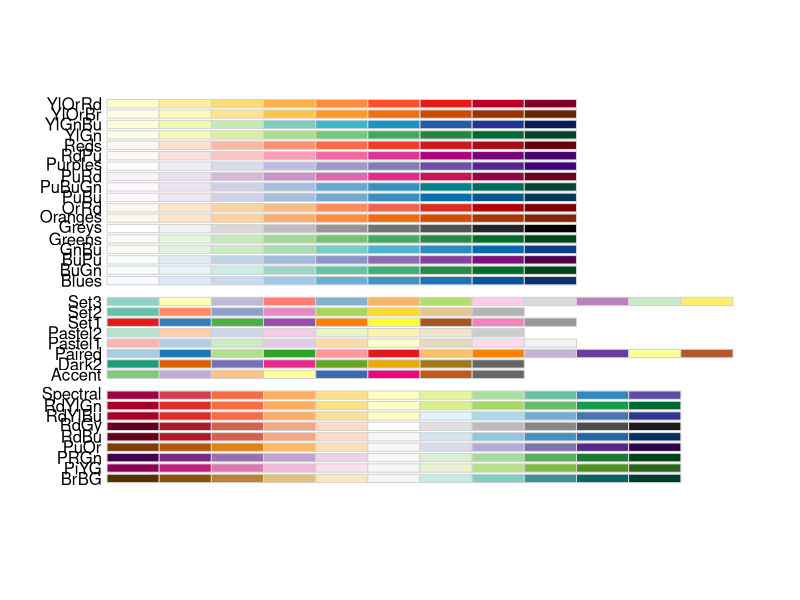
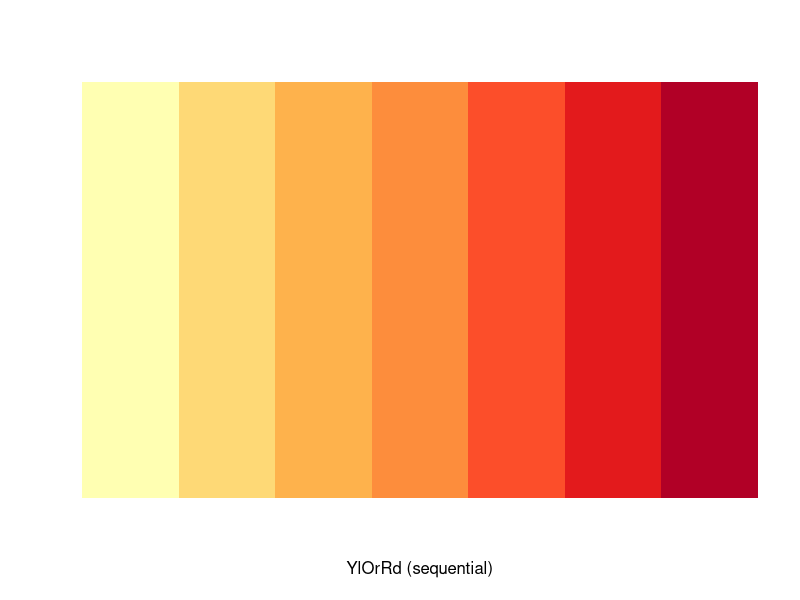
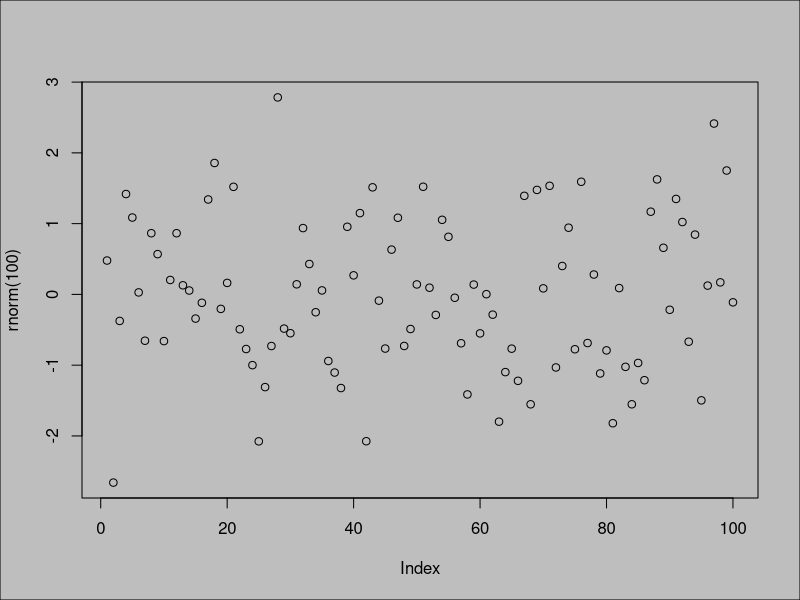

Source code (R) for these figures, in order:
#图形颜色

#palette()  查看系统中当前调色板，col函数可以用数值来表示  

#并且可以根据自己的喜好修改调色板，用default 来返回缺省调色板 
#col值也可以是颜色值，在网站上查询自己想要的颜色值即可 
#heat.color()可以根据参数值来随机产生颜色由深到浅的n个颜色，参数可以根据图例的个数 

heat.colors(5)

#可以通过RColorBrewer进行选色，管理调色板等工作 
library(RColorBrewer)
display.brewer.all()


brewer.pal(7,"YlOrRd") #在某个色系里生成7个由浅到深的颜色，以及显示其值
display.brewer.pal(7,"YlOrRd") #把上边的这七个值显示出来，画图的时候用 参数可以根据图例的个数

#plot中的beside=T 可以循环使用颜色 

#其它自动产生函数有rainbow() 跟heat.color是一样的效果 


#背景颜色设置

par(bg="gray")  #在画图工具中设置北京色的参数  bg
plot(rnorm(100))

#col控制图形的颜色，col.axis  坐标轴的颜色  col.lab 是坐标轴说明的颜色 

#cex 控制三点的大小

#pch 控制散点的形状 

#points()  低水平的作图命令，可以在plot上继续画图  

#ylim  限制坐标轴的范围 

#line  为划线函数   lty 限制线的类型    lwd 限制线的宽度

#bty  限制bar的类型  

#box 函数，可以将整个坐标轴  用方框包裹起来 

box(which = "figure")

#xaxp 设置坐标轴刻度如  xaxp=c(0,100,10)  从0到100，每10个间隔一个刻度  

#par(fin=c(5,5))  设置坐标轴的大小，fin即 figure inch的意思   样例为5英寸乘以5英寸 

# pin为plot inch的意思 

#ami omi 控制 各个层边缘之间的距离 





